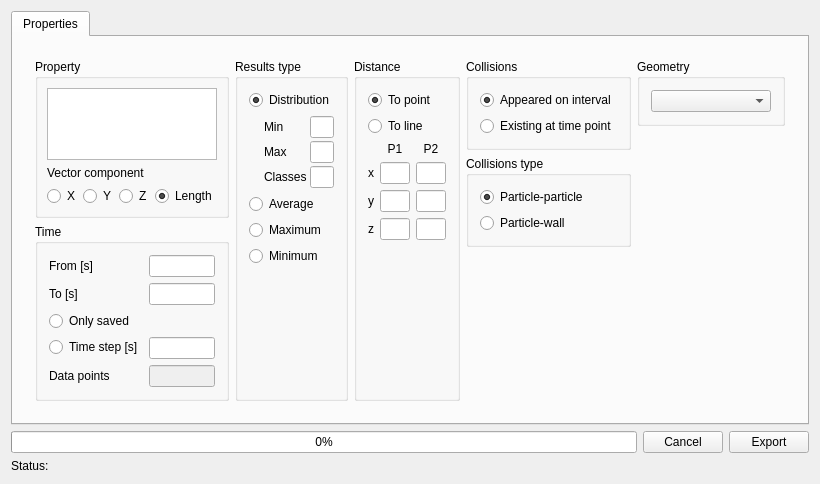
<?xml version="1.0" encoding="UTF-8"?>
<ui version="4.0">
 <class>CResultsAnalyzerTab</class>
 <widget class="CMusenDialog" name="CResultsAnalyzerTab">
  <property name="geometry">
   <rect>
    <x>0</x>
    <y>0</y>
    <width>820</width>
    <height>445</height>
   </rect>
  </property>
  <property name="sizePolicy">
   <sizepolicy hsizetype="Preferred" vsizetype="Preferred">
    <horstretch>0</horstretch>
    <verstretch>0</verstretch>
   </sizepolicy>
  </property>
  <property name="windowTitle">
   <string>CResultsAnalyzerTab</string>
  </property>
  <layout class="QVBoxLayout" name="verticalLayout" stretch="0,0,0">
   <property name="sizeConstraint">
    <enum>QLayout::SetDefaultConstraint</enum>
   </property>
   <item>
    <widget class="QTabWidget" name="tabWidget">
     <property name="sizePolicy">
      <sizepolicy hsizetype="Expanding" vsizetype="Expanding">
       <horstretch>0</horstretch>
       <verstretch>0</verstretch>
      </sizepolicy>
     </property>
     <property name="currentIndex">
      <number>0</number>
     </property>
     <widget class="QWidget" name="tabProperties">
      <attribute name="title">
       <string>Properties</string>
      </attribute>
      <layout class="QHBoxLayout" name="horizontalLayout_5" stretch="0">
       <property name="sizeConstraint">
        <enum>QLayout::SetDefaultConstraint</enum>
       </property>
       <item>
        <widget class="QFrame" name="framePropertiesTab">
         <layout class="QHBoxLayout" name="horizontalLayout_3" stretch="0,0,0,0,0">
          <property name="sizeConstraint">
           <enum>QLayout::SetDefaultConstraint</enum>
          </property>
          <item>
           <layout class="QVBoxLayout" name="verticalLayout_4">
            <property name="spacing">
             <number>6</number>
            </property>
            <item>
             <widget class="QGroupBox" name="groupBoxProperty">
              <property name="enabled">
               <bool>true</bool>
              </property>
              <property name="title">
               <string>Property</string>
              </property>
              <property name="flat">
               <bool>false</bool>
              </property>
              <property name="checkable">
               <bool>false</bool>
              </property>
              <layout class="QVBoxLayout" name="verticalLayout_6">
               <property name="sizeConstraint">
                <enum>QLayout::SetDefaultConstraint</enum>
               </property>
               <property name="leftMargin">
                <number>9</number>
               </property>
               <property name="topMargin">
                <number>9</number>
               </property>
               <property name="rightMargin">
                <number>9</number>
               </property>
               <property name="bottomMargin">
                <number>9</number>
               </property>
               <item>
                <widget class="QListWidget" name="listProperty">
                 <property name="sizePolicy">
                  <sizepolicy hsizetype="Expanding" vsizetype="Expanding">
                   <horstretch>0</horstretch>
                   <verstretch>0</verstretch>
                  </sizepolicy>
                 </property>
                 <property name="selectionMode">
                  <enum>QAbstractItemView::MultiSelection</enum>
                 </property>
                 <property name="selectionBehavior">
                  <enum>QAbstractItemView::SelectRows</enum>
                 </property>
                </widget>
               </item>
               <item>
                <widget class="QFrame" name="frameComponent">
                 <layout class="QVBoxLayout" name="verticalLayout_10">
                  <property name="spacing">
                   <number>6</number>
                  </property>
                  <property name="leftMargin">
                   <number>0</number>
                  </property>
                  <property name="topMargin">
                   <number>0</number>
                  </property>
                  <property name="rightMargin">
                   <number>0</number>
                  </property>
                  <property name="bottomMargin">
                   <number>0</number>
                  </property>
                  <item>
                   <widget class="QLabel" name="label">
                    <property name="text">
                     <string>Vector component</string>
                    </property>
                   </widget>
                  </item>
                  <item>
                   <layout class="QHBoxLayout" name="horizontalLayout_2">
                    <property name="spacing">
                     <number>3</number>
                    </property>
                    <item>
                     <widget class="QRadioButton" name="radioButtonX">
                      <property name="text">
                       <string>X</string>
                      </property>
                     </widget>
                    </item>
                    <item>
                     <widget class="QRadioButton" name="radioButtonY">
                      <property name="text">
                       <string>Y</string>
                      </property>
                     </widget>
                    </item>
                    <item>
                     <widget class="QRadioButton" name="radioButtonZ">
                      <property name="text">
                       <string>Z</string>
                      </property>
                     </widget>
                    </item>
                    <item>
                     <widget class="QRadioButton" name="radioButtonTotal">
                      <property name="text">
                       <string>Length</string>
                      </property>
                      <property name="checked">
                       <bool>true</bool>
                      </property>
                     </widget>
                    </item>
                   </layout>
                  </item>
                 </layout>
                </widget>
               </item>
              </layout>
             </widget>
            </item>
            <item>
             <widget class="QGroupBox" name="groupBoxTime">
              <property name="title">
               <string>Time</string>
              </property>
              <layout class="QFormLayout" name="formLayout">
               <item row="0" column="0">
                <widget class="QLabel" name="label_5">
                 <property name="text">
                  <string>From [s]</string>
                 </property>
                </widget>
               </item>
               <item row="2" column="0">
                <widget class="QRadioButton" name="radioButtonTimeSaved">
                 <property name="text">
                  <string>Only saved</string>
                 </property>
                </widget>
               </item>
               <item row="3" column="0">
                <widget class="QRadioButton" name="radioButtonTimeStep">
                 <property name="text">
                  <string>Time step [s]</string>
                 </property>
                </widget>
               </item>
               <item row="3" column="1">
                <widget class="QLineEdit" name="lineEditTimeStep"/>
               </item>
               <item row="4" column="0">
                <widget class="QLabel" name="label_7">
                 <property name="text">
                  <string>Data points</string>
                 </property>
                </widget>
               </item>
               <item row="4" column="1">
                <widget class="QLineEdit" name="lineEditTimePoints">
                 <property name="enabled">
                  <bool>false</bool>
                 </property>
                 <property name="readOnly">
                  <bool>true</bool>
                 </property>
                </widget>
               </item>
               <item row="1" column="1">
                <widget class="QLineEdit" name="lineEditTimeTo"/>
               </item>
               <item row="1" column="0">
                <widget class="QLabel" name="label_6">
                 <property name="text">
                  <string>To [s]</string>
                 </property>
                </widget>
               </item>
               <item row="0" column="1">
                <widget class="QLineEdit" name="lineEditTimeFrom"/>
               </item>
              </layout>
             </widget>
            </item>
           </layout>
          </item>
          <item>
           <widget class="QFrame" name="frameResultsType">
            <layout class="QVBoxLayout" name="verticalLayoutRT" stretch="0">
             <property name="leftMargin">
              <number>0</number>
             </property>
             <property name="topMargin">
              <number>0</number>
             </property>
             <property name="rightMargin">
              <number>0</number>
             </property>
             <property name="bottomMargin">
              <number>0</number>
             </property>
             <item>
              <widget class="QGroupBox" name="groupBoxResultsType">
               <property name="title">
                <string>Results type</string>
               </property>
               <layout class="QVBoxLayout" name="verticalLayout_12">
                <item>
                 <widget class="QRadioButton" name="radioButtonDistribution">
                  <property name="text">
                   <string>Distribution</string>
                  </property>
                  <property name="checked">
                   <bool>true</bool>
                  </property>
                 </widget>
                </item>
                <item>
                 <widget class="QFrame" name="frameDistrParams">
                  <layout class="QGridLayout" name="gridLayout">
                   <property name="leftMargin">
                    <number>15</number>
                   </property>
                   <property name="topMargin">
                    <number>0</number>
                   </property>
                   <property name="rightMargin">
                    <number>0</number>
                   </property>
                   <property name="bottomMargin">
                    <number>0</number>
                   </property>
                   <property name="spacing">
                    <number>3</number>
                   </property>
                   <item row="0" column="0">
                    <widget class="QLabel" name="label_2">
                     <property name="text">
                      <string>Min</string>
                     </property>
                    </widget>
                   </item>
                   <item row="0" column="1">
                    <widget class="QLineEdit" name="lineEditDistrMin"/>
                   </item>
                   <item row="1" column="0">
                    <widget class="QLabel" name="label_3">
                     <property name="text">
                      <string>Max</string>
                     </property>
                    </widget>
                   </item>
                   <item row="2" column="0">
                    <widget class="QLabel" name="label_4">
                     <property name="text">
                      <string>Classes</string>
                     </property>
                    </widget>
                   </item>
                   <item row="2" column="1">
                    <widget class="QLineEdit" name="lineEditDistrNClasses"/>
                   </item>
                   <item row="1" column="1">
                    <widget class="QLineEdit" name="lineEditDistrMax"/>
                   </item>
                  </layout>
                 </widget>
                </item>
                <item>
                 <widget class="QRadioButton" name="radioButtonAverage">
                  <property name="text">
                   <string>Average</string>
                  </property>
                 </widget>
                </item>
                <item>
                 <widget class="QRadioButton" name="radioButtonMaximum">
                  <property name="text">
                   <string>Maximum</string>
                  </property>
                 </widget>
                </item>
                <item>
                 <widget class="QRadioButton" name="radioButtonMinimum">
                  <property name="text">
                   <string>Minimum</string>
                  </property>
                 </widget>
                </item>
                <item>
                 <spacer name="verticalSpacer">
                  <property name="orientation">
                   <enum>Qt::Vertical</enum>
                  </property>
                  <property name="sizeHint" stdset="0">
                   <size>
                    <width>20</width>
                    <height>40</height>
                   </size>
                  </property>
                 </spacer>
                </item>
               </layout>
              </widget>
             </item>
            </layout>
           </widget>
          </item>
          <item>
           <widget class="QGroupBox" name="groupBoxDistance">
            <property name="title">
             <string>Distance</string>
            </property>
            <layout class="QVBoxLayout" name="verticalLayout_3">
             <item>
              <widget class="QRadioButton" name="radioButtonToPoint">
               <property name="text">
                <string>To point</string>
               </property>
               <property name="checked">
                <bool>true</bool>
               </property>
              </widget>
             </item>
             <item>
              <widget class="QRadioButton" name="radioButtonToLine">
               <property name="text">
                <string>To line</string>
               </property>
              </widget>
             </item>
             <item>
              <layout class="QGridLayout" name="gridLayout_2">
               <item row="0" column="1">
                <widget class="QLabel" name="labelP1">
                 <property name="text">
                  <string>P1</string>
                 </property>
                 <property name="alignment">
                  <set>Qt::AlignCenter</set>
                 </property>
                </widget>
               </item>
               <item row="0" column="2">
                <widget class="QLabel" name="labelP2">
                 <property name="text">
                  <string>P2</string>
                 </property>
                 <property name="alignment">
                  <set>Qt::AlignCenter</set>
                 </property>
                </widget>
               </item>
               <item row="1" column="0">
                <widget class="QLabel" name="label_8">
                 <property name="text">
                  <string>x</string>
                 </property>
                </widget>
               </item>
               <item row="1" column="1">
                <widget class="QLineEdit" name="lineEditX1"/>
               </item>
               <item row="1" column="2">
                <widget class="QLineEdit" name="lineEditX2"/>
               </item>
               <item row="2" column="0">
                <widget class="QLabel" name="label_9">
                 <property name="text">
                  <string>y</string>
                 </property>
                </widget>
               </item>
               <item row="2" column="1">
                <widget class="QLineEdit" name="lineEditY1"/>
               </item>
               <item row="2" column="2">
                <widget class="QLineEdit" name="lineEditY2"/>
               </item>
               <item row="3" column="0">
                <widget class="QLabel" name="label_10">
                 <property name="text">
                  <string>z</string>
                 </property>
                </widget>
               </item>
               <item row="3" column="1">
                <widget class="QLineEdit" name="lineEditZ1"/>
               </item>
               <item row="3" column="2">
                <widget class="QLineEdit" name="lineEditZ2"/>
               </item>
              </layout>
             </item>
             <item>
              <spacer name="verticalSpacer_2">
               <property name="orientation">
                <enum>Qt::Vertical</enum>
               </property>
               <property name="sizeHint" stdset="0">
                <size>
                 <width>20</width>
                 <height>40</height>
                </size>
               </property>
              </spacer>
             </item>
            </layout>
           </widget>
          </item>
          <item>
           <widget class="QFrame" name="frameCollisions">
            <layout class="QVBoxLayout" name="verticalLayout_5">
             <property name="leftMargin">
              <number>0</number>
             </property>
             <property name="topMargin">
              <number>0</number>
             </property>
             <property name="rightMargin">
              <number>0</number>
             </property>
             <property name="bottomMargin">
              <number>0</number>
             </property>
             <item>
              <widget class="QGroupBox" name="groupBoxRelation">
               <property name="title">
                <string>Collisions</string>
               </property>
               <layout class="QVBoxLayout" name="verticalLayout_11">
                <item>
                 <widget class="QRadioButton" name="radioButtonFrequencyRelated">
                  <property name="toolTip">
                   <string>&lt;html&gt;&lt;head/&gt;&lt;body&gt;&lt;p&gt;&lt;span style=&quot; color:#000000;&quot;&gt;Take into account collision, which APPEAR on the time interval. Each collision will be considered only once on time interval of appearance.&lt;/span&gt;&lt;/p&gt;&lt;/body&gt;&lt;/html&gt;</string>
                  </property>
                  <property name="text">
                   <string>Appeared on interval</string>
                  </property>
                  <property name="checked">
                   <bool>true</bool>
                  </property>
                 </widget>
                </item>
                <item>
                 <widget class="QRadioButton" name="radioButtonNumberRelated">
                  <property name="toolTip">
                   <string>&lt;html&gt;&lt;head/&gt;&lt;body&gt;&lt;p&gt;&lt;span style=&quot; color:#000000;&quot;&gt;Take into account collision, which EXIST at the time point. One collision will be considered on each analyzed time point, if it exists.&lt;/span&gt;&lt;/p&gt;&lt;/body&gt;&lt;/html&gt;</string>
                  </property>
                  <property name="text">
                   <string>Existing at time point</string>
                  </property>
                  <property name="checked">
                   <bool>false</bool>
                  </property>
                 </widget>
                </item>
               </layout>
              </widget>
             </item>
             <item>
              <widget class="QGroupBox" name="groupBoxCollisionType">
               <property name="title">
                <string>Collisions type</string>
               </property>
               <layout class="QVBoxLayout" name="verticalLayout_9">
                <item>
                 <widget class="QRadioButton" name="radioButtonPP">
                  <property name="text">
                   <string>Particle-particle</string>
                  </property>
                  <property name="checked">
                   <bool>true</bool>
                  </property>
                 </widget>
                </item>
                <item>
                 <widget class="QRadioButton" name="radioButtonPW">
                  <property name="text">
                   <string>Particle-wall</string>
                  </property>
                 </widget>
                </item>
               </layout>
              </widget>
             </item>
             <item>
              <spacer name="verticalSpacer_3">
               <property name="orientation">
                <enum>Qt::Vertical</enum>
               </property>
               <property name="sizeHint" stdset="0">
                <size>
                 <width>20</width>
                 <height>40</height>
                </size>
               </property>
              </spacer>
             </item>
            </layout>
           </widget>
          </item>
          <item>
           <widget class="QFrame" name="frameGeometries">
            <layout class="QVBoxLayout" name="verticalLayout_7">
             <property name="leftMargin">
              <number>0</number>
             </property>
             <property name="topMargin">
              <number>0</number>
             </property>
             <property name="rightMargin">
              <number>0</number>
             </property>
             <property name="bottomMargin">
              <number>0</number>
             </property>
             <item>
              <widget class="QGroupBox" name="groupBoxGeometry_2">
               <property name="title">
                <string>Geometry</string>
               </property>
               <layout class="QGridLayout" name="gridLayout_4">
                <item row="0" column="0">
                 <widget class="QComboBox" name="comboBoxGeometry">
                  <property name="minimumSize">
                   <size>
                    <width>120</width>
                    <height>0</height>
                   </size>
                  </property>
                 </widget>
                </item>
               </layout>
              </widget>
             </item>
             <item>
              <spacer name="verticalSpacer_4">
               <property name="orientation">
                <enum>Qt::Vertical</enum>
               </property>
               <property name="sizeHint" stdset="0">
                <size>
                 <width>20</width>
                 <height>40</height>
                </size>
               </property>
              </spacer>
             </item>
            </layout>
           </widget>
          </item>
         </layout>
        </widget>
       </item>
      </layout>
     </widget>
    </widget>
   </item>
   <item>
    <layout class="QHBoxLayout" name="horizontalLayout" stretch="0,0,0">
     <item>
      <widget class="QProgressBar" name="progressBarExporting">
       <property name="value">
        <number>0</number>
       </property>
      </widget>
     </item>
     <item>
      <widget class="QPushButton" name="pushButtonCancel">
       <property name="maximumSize">
        <size>
         <width>100</width>
         <height>16777215</height>
        </size>
       </property>
       <property name="text">
        <string>Cancel</string>
       </property>
      </widget>
     </item>
     <item>
      <widget class="QPushButton" name="pushButtonExport">
       <property name="maximumSize">
        <size>
         <width>100</width>
         <height>16777215</height>
        </size>
       </property>
       <property name="text">
        <string>Export</string>
       </property>
      </widget>
     </item>
    </layout>
   </item>
   <item>
    <layout class="QHBoxLayout" name="horizontalLayout_4" stretch="0,1">
     <item>
      <widget class="QLabel" name="label_11">
       <property name="text">
        <string>Status:</string>
       </property>
      </widget>
     </item>
     <item>
      <widget class="QLabel" name="statusLabel">
       <property name="text">
        <string/>
       </property>
      </widget>
     </item>
    </layout>
   </item>
  </layout>
 </widget>
 <layoutdefault spacing="6" margin="11"/>
 <customwidgets>
  <customwidget>
   <class>CMusenDialog</class>
   <extends>QWidget</extends>
   <header>GeneralMUSENDialog.h</header>
   <container>1</container>
  </customwidget>
 </customwidgets>
 <tabstops>
  <tabstop>tabWidget</tabstop>
  <tabstop>listProperty</tabstop>
  <tabstop>radioButtonX</tabstop>
  <tabstop>radioButtonY</tabstop>
  <tabstop>radioButtonZ</tabstop>
  <tabstop>radioButtonTotal</tabstop>
  <tabstop>lineEditTimeFrom</tabstop>
  <tabstop>lineEditTimeTo</tabstop>
  <tabstop>radioButtonTimeSaved</tabstop>
  <tabstop>radioButtonTimeStep</tabstop>
  <tabstop>lineEditTimeStep</tabstop>
  <tabstop>lineEditTimePoints</tabstop>
  <tabstop>radioButtonDistribution</tabstop>
  <tabstop>lineEditDistrMin</tabstop>
  <tabstop>lineEditDistrMax</tabstop>
  <tabstop>lineEditDistrNClasses</tabstop>
  <tabstop>radioButtonAverage</tabstop>
  <tabstop>radioButtonMaximum</tabstop>
  <tabstop>radioButtonMinimum</tabstop>
  <tabstop>radioButtonToPoint</tabstop>
  <tabstop>radioButtonToLine</tabstop>
  <tabstop>lineEditX1</tabstop>
  <tabstop>lineEditX2</tabstop>
  <tabstop>lineEditY1</tabstop>
  <tabstop>lineEditY2</tabstop>
  <tabstop>lineEditZ1</tabstop>
  <tabstop>lineEditZ2</tabstop>
  <tabstop>radioButtonFrequencyRelated</tabstop>
  <tabstop>radioButtonNumberRelated</tabstop>
  <tabstop>radioButtonPP</tabstop>
  <tabstop>radioButtonPW</tabstop>
  <tabstop>comboBoxGeometry</tabstop>
  <tabstop>pushButtonCancel</tabstop>
  <tabstop>pushButtonExport</tabstop>
 </tabstops>
 <resources/>
 <connections/>
</ui>
